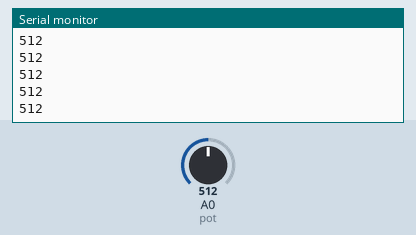
The sketch below on a simulated Arduino Uno, built with avr-gcc and run on an emulated ATmega328P. On the bench: the last lines printed to the serial monitor. The test bench sets the inputs (shaded band); at power-on: A0 (pot) = 512.

Above: at 1.2 s.
1.3 s: A0 (pot) set to 716
At 2.4 s:
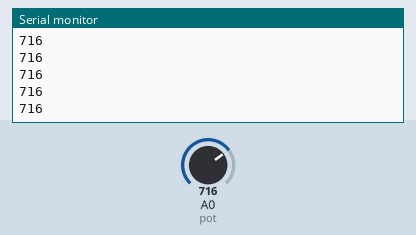
2.8 s: A0 (pot) set to 900
At 3.9 s:
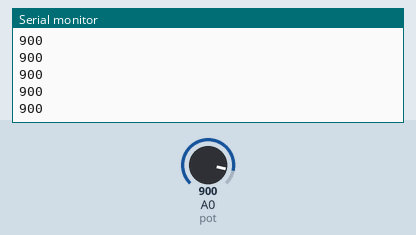
Timing chart, 0 to 5.8 s (numbered marks = the images above; inputs shaded):
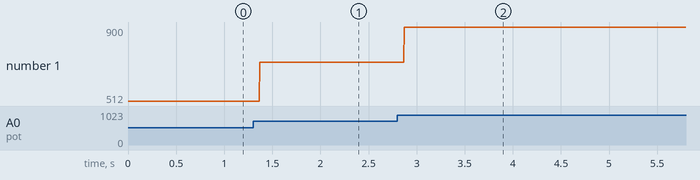

The sketch:

Cod_Potenciometro_resistencia.ino
```cpp
const byte pot = A0;
int valorLido;


void setup()
{
  Serial.begin(9600);
}

void loop()
{
  valorLido = analogRead(pot);
  Serial.println(valorLido);
}
```

Measured:
- after the input at 1.3 s, the serial monitor: prints a new line after 0.07 s (image 1)
- after the input at 2.8 s, the serial monitor: prints a new line after 0.07 s (image 2)
- plotted number 1: 512 → 716 after the input at 1.3 s, 716 → 900 after the input at 2.8 s
